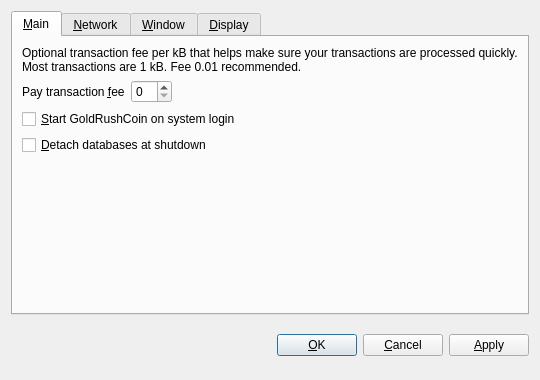
<?xml version="1.0" encoding="UTF-8"?>
<ui version="4.0">
 <class>OptionsDialog</class>
 <widget class="QDialog" name="OptionsDialog">
  <property name="geometry">
   <rect>
    <x>0</x>
    <y>0</y>
    <width>540</width>
    <height>380</height>
   </rect>
  </property>
  <property name="windowTitle">
   <string>Options</string>
  </property>
  <property name="modal">
   <bool>true</bool>
  </property>
  <layout class="QVBoxLayout" name="verticalLayout">
   <item>
    <widget class="QTabWidget" name="tabWidget">
     <property name="tabPosition">
      <enum>QTabWidget::North</enum>
     </property>
     <property name="currentIndex">
      <number>0</number>
     </property>
     <widget class="QWidget" name="tabMain">
      <attribute name="title">
       <string>&amp;Main</string>
      </attribute>
      <layout class="QVBoxLayout" name="verticalLayout_Main">
       <item>
        <widget class="QLabel" name="transactionFeeInfoLabel">
         <property name="text">
          <string>Optional transaction fee per kB that helps make sure your transactions are processed quickly. Most transactions are 1 kB. Fee 0.01 recommended.</string>
         </property>
         <property name="textFormat">
          <enum>Qt::PlainText</enum>
         </property>
         <property name="wordWrap">
          <bool>true</bool>
         </property>
        </widget>
       </item>
       <item>
        <layout class="QHBoxLayout" name="horizontalLayout_Main">
         <item>
          <widget class="QLabel" name="transactionFeeLabel">
           <property name="text">
            <string>Pay transaction &amp;fee</string>
           </property>
           <property name="textFormat">
            <enum>Qt::PlainText</enum>
           </property>
           <property name="buddy">
            <cstring>transactionFee</cstring>
           </property>
          </widget>
         </item>
         <item>
          <widget class="BitcoinAmountField" name="transactionFee"/>
         </item>
         <item>
          <spacer name="horizontalSpacer_Main">
           <property name="orientation">
            <enum>Qt::Horizontal</enum>
           </property>
           <property name="sizeHint" stdset="0">
            <size>
             <width>40</width>
             <height>20</height>
            </size>
           </property>
          </spacer>
         </item>
        </layout>
       </item>
       <item>
        <widget class="QCheckBox" name="bitcoinAtStartup">
         <property name="toolTip">
          <string>Automatically start GoldRushCoin after logging in to the system.</string>
         </property>
         <property name="text">
          <string>&amp;Start GoldRushCoin on system login</string>
         </property>
        </widget>
       </item>
       <item>
        <widget class="QCheckBox" name="detachDatabases">
         <property name="toolTip">
          <string>Detach block and address databases at shutdown. This means they can be moved to another data directory, but it slows down shutdown. The wallet is always detached.</string>
         </property>
         <property name="text">
          <string>&amp;Detach databases at shutdown</string>
         </property>
        </widget>
       </item>
       <item>
        <spacer name="verticalSpacer_Main">
         <property name="orientation">
          <enum>Qt::Vertical</enum>
         </property>
         <property name="sizeHint" stdset="0">
          <size>
           <width>20</width>
           <height>40</height>
          </size>
         </property>
        </spacer>
       </item>
      </layout>
     </widget>
     <widget class="QWidget" name="tabNetwork">
      <attribute name="title">
       <string>&amp;Network</string>
      </attribute>
      <layout class="QVBoxLayout" name="verticalLayout_Network">
       <item>
        <widget class="QCheckBox" name="mapPortUpnp">
         <property name="toolTip">
          <string>Automatically open the GoldRushCoin client port on the router. This only works when your router supports UPnP and it is enabled.</string>
         </property>
         <property name="text">
          <string>Map port using &amp;UPnP</string>
         </property>
        </widget>
       </item>
       <item>
        <widget class="QCheckBox" name="connectSocks">
         <property name="toolTip">
          <string>Connect to the GoldRushCoin network through a SOCKS proxy (e.g. when connecting through Tor).</string>
         </property>
         <property name="text">
          <string>&amp;Connect through SOCKS proxy:</string>
         </property>
        </widget>
       </item>
       <item>
        <layout class="QHBoxLayout" name="horizontalLayout_Network">
         <item>
          <widget class="QLabel" name="proxyIpLabel">
           <property name="text">
            <string>Proxy &amp;IP:</string>
           </property>
           <property name="textFormat">
            <enum>Qt::PlainText</enum>
           </property>
           <property name="buddy">
            <cstring>proxyIp</cstring>
           </property>
          </widget>
         </item>
         <item>
          <widget class="QValidatedLineEdit" name="proxyIp">
           <property name="maximumSize">
            <size>
             <width>140</width>
             <height>16777215</height>
            </size>
           </property>
           <property name="toolTip">
            <string>IP address of the proxy (e.g. 127.0.0.1)</string>
           </property>
          </widget>
         </item>
         <item>
          <widget class="QLabel" name="proxyPortLabel">
           <property name="text">
            <string>&amp;Port:</string>
           </property>
           <property name="textFormat">
            <enum>Qt::PlainText</enum>
           </property>
           <property name="buddy">
            <cstring>proxyPort</cstring>
           </property>
          </widget>
         </item>
         <item>
          <widget class="QLineEdit" name="proxyPort">
           <property name="maximumSize">
            <size>
             <width>55</width>
             <height>16777215</height>
            </size>
           </property>
           <property name="toolTip">
            <string>Port of the proxy (e.g. 9050)</string>
           </property>
          </widget>
         </item>
         <item>
          <widget class="QLabel" name="socksVersionLabel">
           <property name="text">
            <string>SOCKS &amp;Version:</string>
           </property>
           <property name="textFormat">
            <enum>Qt::PlainText</enum>
           </property>
           <property name="buddy">
            <cstring>socksVersion</cstring>
           </property>
          </widget>
         </item>
         <item>
          <widget class="QValueComboBox" name="socksVersion">
           <property name="toolTip">
            <string>SOCKS version of the proxy (e.g. 5)</string>
           </property>
          </widget>
         </item>
         <item>
          <spacer name="horizontalSpacer_Network">
           <property name="orientation">
            <enum>Qt::Horizontal</enum>
           </property>
           <property name="sizeHint" stdset="0">
            <size>
             <width>40</width>
             <height>20</height>
            </size>
           </property>
          </spacer>
         </item>
        </layout>
       </item>
       <item>
        <spacer name="verticalSpacer_Network">
         <property name="orientation">
          <enum>Qt::Vertical</enum>
         </property>
         <property name="sizeHint" stdset="0">
          <size>
           <width>20</width>
           <height>40</height>
          </size>
         </property>
        </spacer>
       </item>
      </layout>
     </widget>
     <widget class="QWidget" name="tabWindow">
      <attribute name="title">
       <string>&amp;Window</string>
      </attribute>
      <layout class="QVBoxLayout" name="verticalLayout_Window">
       <item>
        <widget class="QCheckBox" name="minimizeToTray">
         <property name="toolTip">
          <string>Show only a tray icon after minimizing the window.</string>
         </property>
         <property name="text">
          <string>&amp;Minimize to the tray instead of the taskbar</string>
         </property>
        </widget>
       </item>
       <item>
        <widget class="QCheckBox" name="minimizeOnClose">
         <property name="toolTip">
          <string>Minimize instead of exit the application when the window is closed. When this option is enabled, the application will be closed only after selecting Quit in the menu.</string>
         </property>
         <property name="text">
          <string>M&amp;inimize on close</string>
         </property>
        </widget>
       </item>
       <item>
        <spacer name="verticalSpacer_Window">
         <property name="orientation">
          <enum>Qt::Vertical</enum>
         </property>
         <property name="sizeHint" stdset="0">
          <size>
           <width>20</width>
           <height>40</height>
          </size>
         </property>
        </spacer>
       </item>
      </layout>
     </widget>
     <widget class="QWidget" name="tabDisplay">
      <attribute name="title">
       <string>&amp;Display</string>
      </attribute>
      <layout class="QVBoxLayout" name="verticalLayout_Display">
       <item>
        <layout class="QHBoxLayout" name="horizontalLayout_1_Display">
         <item>
          <widget class="QLabel" name="langLabel">
           <property name="text">
            <string>User Interface &amp;language:</string>
           </property>
           <property name="textFormat">
            <enum>Qt::PlainText</enum>
           </property>
           <property name="buddy">
            <cstring>lang</cstring>
           </property>
          </widget>
         </item>
         <item>
          <widget class="QValueComboBox" name="lang">
           <property name="toolTip">
            <string>The user interface language can be set here. This setting will take effect after restarting GoldRushCoin.</string>
           </property>
          </widget>
         </item>
        </layout>
       </item>
       <item>
        <layout class="QHBoxLayout" name="horizontalLayout_2_Display">
         <item>
          <widget class="QLabel" name="unitLabel">
           <property name="text">
            <string>&amp;Unit to show amounts in:</string>
           </property>
           <property name="textFormat">
            <enum>Qt::PlainText</enum>
           </property>
           <property name="buddy">
            <cstring>unit</cstring>
           </property>
          </widget>
         </item>
         <item>
          <widget class="QValueComboBox" name="unit">
           <property name="toolTip">
            <string>Choose the default subdivision unit to show in the interface and when sending coins.</string>
           </property>
          </widget>
         </item>
        </layout>
       </item>
       <item>
        <widget class="QCheckBox" name="displayAddresses">
         <property name="toolTip">
          <string>Whether to show GoldRushCoin addresses in the transaction list or not.</string>
         </property>
         <property name="text">
          <string>&amp;Display addresses in transaction list</string>
         </property>
        </widget>
       </item>
       <item>
        <widget class="QCheckBox" name="coinControlFeatures">
         <property name="toolTip">
          <string>Whether to show coin control features or not.</string>
         </property>
         <property name="text">
          <string>Display coin &amp;control features (experts only!)</string>
         </property>
        </widget>
       </item>
       <item>
        <spacer name="verticalSpacer_Display">
         <property name="orientation">
          <enum>Qt::Vertical</enum>
         </property>
         <property name="sizeHint" stdset="0">
          <size>
           <width>20</width>
           <height>40</height>
          </size>
         </property>
        </spacer>
       </item>
      </layout>
     </widget>
    </widget>
   </item>
   <item>
    <layout class="QHBoxLayout" name="horizontalLayout_Buttons">
     <item>
      <spacer name="horizontalSpacer_1">
       <property name="orientation">
        <enum>Qt::Horizontal</enum>
       </property>
       <property name="sizeHint" stdset="0">
        <size>
         <width>40</width>
         <height>48</height>
        </size>
       </property>
      </spacer>
     </item>
     <item>
      <widget class="QLabel" name="statusLabel">
       <property name="font">
        <font>
         <weight>75</weight>
         <bold>true</bold>
        </font>
       </property>
       <property name="text">
        <string/>
       </property>
       <property name="textFormat">
        <enum>Qt::PlainText</enum>
       </property>
       <property name="wordWrap">
        <bool>true</bool>
       </property>
      </widget>
     </item>
     <item>
      <spacer name="horizontalSpacer_2">
       <property name="orientation">
        <enum>Qt::Horizontal</enum>
       </property>
       <property name="sizeHint" stdset="0">
        <size>
         <width>40</width>
         <height>48</height>
        </size>
       </property>
      </spacer>
     </item>
     <item>
      <widget class="QPushButton" name="okButton">
       <property name="text">
        <string>&amp;OK</string>
       </property>
      </widget>
     </item>
     <item>
      <widget class="QPushButton" name="cancelButton">
       <property name="text">
        <string>&amp;Cancel</string>
       </property>
       <property name="autoDefault">
        <bool>false</bool>
       </property>
      </widget>
     </item>
     <item>
      <widget class="QPushButton" name="applyButton">
       <property name="text">
        <string>&amp;Apply</string>
       </property>
       <property name="autoDefault">
        <bool>false</bool>
       </property>
      </widget>
     </item>
    </layout>
   </item>
  </layout>
 </widget>
 <customwidgets>
  <customwidget>
   <class>BitcoinAmountField</class>
   <extends>QSpinBox</extends>
   <header>bitcoinamountfield.h</header>
  </customwidget>
  <customwidget>
   <class>QValueComboBox</class>
   <extends>QComboBox</extends>
   <header>qvaluecombobox.h</header>
  </customwidget>
  <customwidget>
   <class>QValidatedLineEdit</class>
   <extends>QLineEdit</extends>
   <header>qvalidatedlineedit.h</header>
  </customwidget>
 </customwidgets>
 <resources/>
 <connections/>
</ui>
